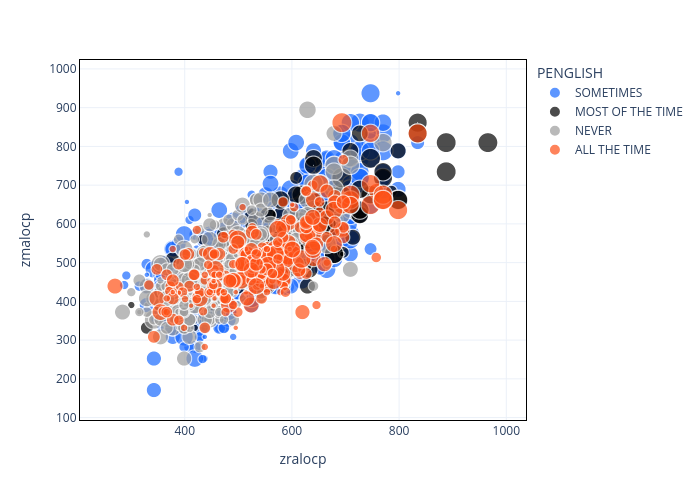

This figure's notebook cell:
### Markdown cell above
Let's visualize our model. We begin by creating a bubble plot using the two scores.

### Code cell
vp.set_option("plotting_lib", "plotly")
africa.scatter(columns = ["zralocp", "zmalocp"],
              size = "zpses",
              by = "PENGLISH",
              max_nb_points = 2000)

### Figure 1 — Plotly figure (JSON) as saved in the notebook; plotly's stock layout.template omitted (floating-point values rounded to 4 significant figures; data arrays with more than 128 entries replaced by an {"elided": "..."} marker saying what was removed)
{"data": [{"hovertemplate": "PENGLISH=SOMETIMES<br>zralocp=%{x}<br>zmalocp=%{y}<br>zpses=%{marker.size}<extra></extra>", "legendgroup": "SOMETIMES", "marker": {"color": "#1A6AFF", "size": {"elided": "1162 float values"}, "sizemode": "area", "sizeref": 0.0025, "symbol": "circle"}, "mode": "markers", "name": "SOMETIMES", "showlegend": true, "type": "scattergl", "x": {"elided": "1162 float values"}, "xaxis": "x", "y": {"elided": "1162 float values"}, "yaxis": "y"}, {"hovertemplate": "PENGLISH=MOST OF THE TIME<br>zralocp=%{x}<br>zmalocp=%{y}<br>zpses=%{marker.size}<extra></extra>", "legendgroup": "MOST OF THE TIME", "marker": {"color": "#000000", "size": {"elided": "171 float values"}, "sizemode": "area", "sizeref": 0.0025, "symbol": "circle"}, "mode": "markers", "name": "MOST OF THE TIME", "showlegend": true, "type": "scattergl", "x": {"elided": "171 float values"}, "xaxis": "x", "y": {"elided": "171 float values"}, "yaxis": "y"}, {"hovertemplate": "PENGLISH=NEVER<br>zralocp=%{x}<br>zmalocp=%{y}<br>zpses=%{marker.size}<extra></extra>", "legendgroup": "NEVER", "marker": {"color": "#9C9C9C", "size": {"elided": "384 float values"}, "sizemode": "area", "sizeref": 0.0025, "symbol": "circle"}, "mode": "markers", "name": "NEVER", "showlegend": true, "type": "scattergl", "x": {"elided": "384 float values"}, "xaxis": "x", "y": {"elided": "384 float values"}, "yaxis": "y"}, {"hovertemplate": "PENGLISH=ALL THE TIME<br>zralocp=%{x}<br>zmalocp=%{y}<br>zpses=%{marker.size}<extra></extra>", "legendgroup": "ALL THE TIME", "marker": {"color": "#FE5016", "size": {"elided": "275 float values"}, "sizemode": "area", "sizeref": 0.0025, "symbol": "circle"}, "mode": "markers", "name": "ALL THE TIME", "showlegend": true, "type": "scattergl", "x": {"elided": "275 float values"}, "xaxis": "x", "y": {"elided": "275 float values"}, "yaxis": "y"}], "layout": {"autosize": false, "height": 500, "legend": {"itemsizing": "constant", "title": {"text": "PENGLISH"}, "tracegroupgap": 0}, "margin": {"t": 60}, "width": 700, "xaxis": {"anchor": "y", "autorange": true, "domain": [0, 1], "linecolor": "black", "linewidth": 1, "mirror": true, "range": [203.8, 1038.0], "showline": true, "title": {"text": "zralocp"}, "type": "linear", "zeroline": false}, "yaxis": {"anchor": "x", "autorange": true, "domain": [0, 1], "linecolor": "black", "linewidth": 1, "mirror": true, "range": [93.81, 1023.0], "showline": true, "title": {"text": "zmalocp"}, "type": "linear", "zeroline": false}}}
